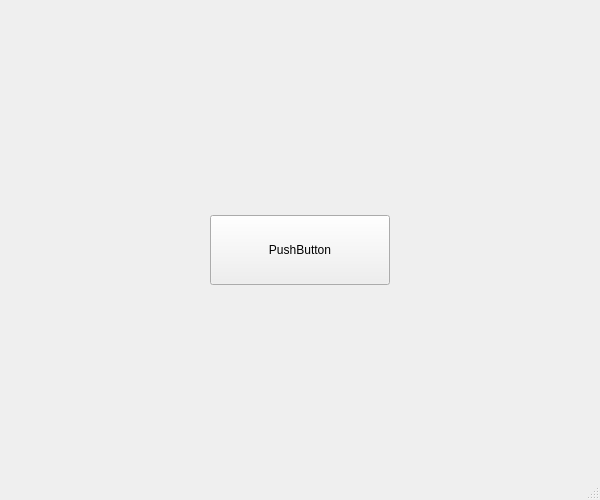
<?xml version="1.0" encoding="UTF-8"?>
<ui version="4.0">
 <class>MainWindow</class>
 <widget class="QMainWindow" name="MainWindow">
  <property name="geometry">
   <rect>
    <x>0</x>
    <y>0</y>
    <width>600</width>
    <height>500</height>
   </rect>
  </property>
  <property name="windowTitle">
   <string>Yellow Circles</string>
  </property>
  <widget class="QWidget" name="centralwidget">
   <widget class="QPushButton" name="pushButton">
    <property name="geometry">
     <rect>
      <x>210</x>
      <y>215</y>
      <width>180</width>
      <height>70</height>
     </rect>
    </property>
    <property name="text">
     <string>PushButton</string>
    </property>
   </widget>
  </widget>
  <widget class="QMenuBar" name="menubar">
   <property name="geometry">
    <rect>
     <x>0</x>
     <y>0</y>
     <width>600</width>
     <height>18</height>
    </rect>
   </property>
  </widget>
  <widget class="QStatusBar" name="statusbar"/>
 </widget>
 <resources/>
 <connections/>
</ui>
